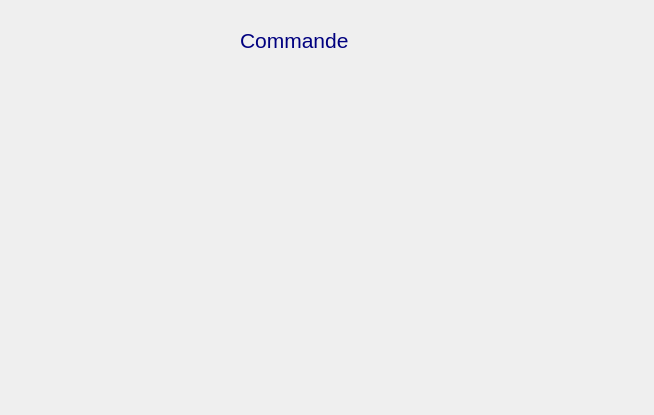
<?xml version="1.0" encoding="UTF-8"?>
<ui version="4.0">
 <class>Commande</class>
 <widget class="QDialog" name="Commande">
  <property name="geometry">
   <rect>
    <x>0</x>
    <y>0</y>
    <width>654</width>
    <height>415</height>
   </rect>
  </property>
  <property name="windowTitle">
   <string>Dialog</string>
  </property>
  <widget class="QLabel" name="label">
   <property name="geometry">
    <rect>
     <x>240</x>
     <y>20</y>
     <width>111</width>
     <height>41</height>
    </rect>
   </property>
   <property name="text">
    <string>&lt;!DOCTYPE HTML PUBLIC &quot;-//W3C//DTD HTML 4.0//EN&quot; &quot;http://www.w3.org/TR/REC-html40/strict.dtd&quot;&gt;
&lt;html&gt;&lt;head&gt;&lt;meta name=&quot;qrichtext&quot; content=&quot;1&quot; /&gt;&lt;style type=&quot;text/css&quot;&gt;
p, li { white-space: pre-wrap; }
&lt;/style&gt;&lt;/head&gt;&lt;body style=&quot; font-family:'MS Shell Dlg 2'; font-size:8.25pt; font-weight:400; font-style:normal;&quot;&gt;
&lt;p style=&quot; margin-top:0px; margin-bottom:0px; margin-left:0px; margin-right:0px; -qt-block-indent:0; text-indent:0px;&quot;&gt;&lt;span style=&quot; font-size:16pt; color:#00007f;&quot;&gt;Commande&lt;/span&gt;&lt;/p&gt;&lt;/body&gt;&lt;/html&gt;</string>
   </property>
  </widget>
 </widget>
 <resources/>
 <connections/>
</ui>
